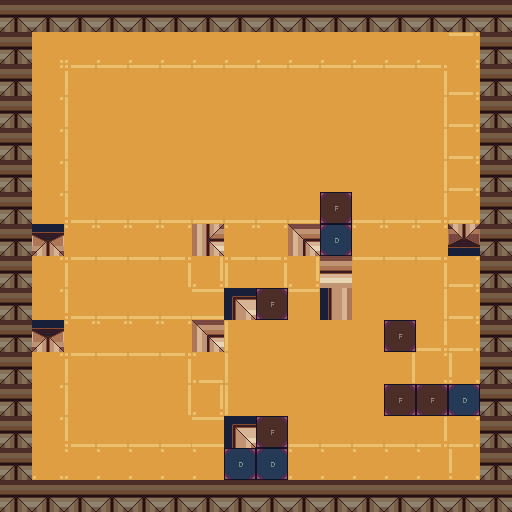

Rendered tile map (Tiled .tmx) drawn with the repository's tilesets; below, a short description and the full map source, tile grids included:
An orthogonal 16x16 tile map with 32x32 px tiles, 2 tile layers (Layout, View), 2 tilesets.

<map version="1.8" tiledversion="1.8.5" orientation="orthogonal" renderorder="right-down" width="16" height="16" tilewidth="32" tileheight="32" infinite="0" nextlayerid="14" nextobjectid="1">
 <tileset firstgid="1" source="../TileSet/SectionOne.tsx" />
 <tileset firstgid="401" source="../TileSet/TiledBlocks.tsx" />
 <layer id="1" name="Layout" width="16" height="16" opacity="0.62">
  <data encoding="csv">
89,89,89,89,89,89,89,89,89,89,89,89,89,89,89,89,
89,403,403,403,403,403,403,403,403,403,403,403,403,403,403,89,
89,403,401,401,401,401,401,401,401,401,401,401,401,401,403,89,
89,403,401,401,401,401,401,401,401,401,401,401,401,401,403,89,
89,403,401,401,401,401,401,401,401,401,401,401,401,401,403,89,
89,403,401,401,401,401,401,401,401,401,401,401,401,401,403,89,
89,403,401,401,401,401,401,401,401,401,401,401,401,401,403,89,
89,403,403,403,403,403,403,403,403,403,404,403,403,403,403,89,
89,403,401,401,401,401,403,401,401,403,401,401,401,401,403,89,
89,403,401,401,401,401,401,401,401,401,401,401,401,401,403,89,
89,403,403,403,403,403,403,401,401,401,401,401,401,401,403,89,
89,403,401,401,401,401,403,401,401,401,401,401,401,403,403,89,
89,403,401,401,401,401,403,401,401,401,401,401,401,401,404,89,
89,403,401,401,401,401,401,401,401,401,401,401,401,401,403,89,
89,403,403,403,403,403,403,404,404,403,403,403,403,403,403,89,
89,89,89,89,89,89,89,89,89,89,89,89,89,89,89,89
</data>
 </layer>
 <layer id="13" name="View" width="16" height="16">
  <data encoding="csv">
0,0,0,0,0,0,0,0,0,0,0,0,0,0,0,0,
0,81,82,82,82,82,82,82,82,82,82,82,82,82,83,0,
0,101,1,2,2,2,2,2,2,2,2,2,2,3,103,0,
0,101,21,22,22,22,22,22,22,22,22,22,22,23,103,0,
0,101,21,22,22,22,22,22,22,22,22,22,22,23,103,0,
0,101,21,22,22,22,22,22,22,22,22,22,22,23,103,0,
0,101,41,42,42,42,42,42,42,42,45,42,42,43,103,0,
0,128,142,142,142,142,88,142,142,126,0,142,142,142,148,0,
0,101,1,2,2,3,124,1,3,124,67,2,2,3,103,0,
0,101,41,42,42,42,62,6,25,2,26,22,22,23,103,0,
0,128,142,142,142,142,126,21,22,22,22,22,5,43,103,0,
0,101,1,2,2,3,104,21,22,22,22,22,23,141,123,0,
0,101,21,22,22,23,124,21,22,22,22,22,25,65,0,0,
0,101,41,42,42,42,62,6,5,42,42,42,42,43,103,0,
0,121,122,122,122,122,122,0,0,122,122,122,122,122,123,0,
0,0,0,0,0,0,0,0,0,0,0,0,0,0,0,0
</data>
 </layer>
</map>